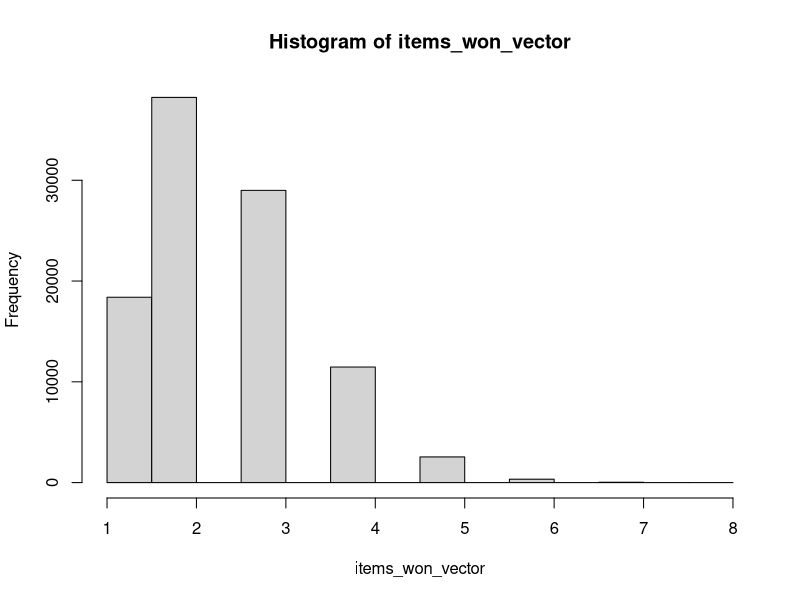

The R script that drew this image:
## ---- chunk 1

knitr::opts_chunk$set(echo = TRUE)

## ---- chunk 2

options(scipen = 999) # Turn off scientific notation
repeats <- 100000

## ---- chunk 3

# Create source data
pinecone <- c(1, rep(0, 7))
card <- c(1, 0)
candle <- c(1, rep(0, 8))
board <- c(1, rep(0, 23))
class <- c(1, rep(0, 20))
gift_card <- c(1, rep(0, 6))
hammer <- c(1, rep(0, 10))
stand <- c(1, rep(0, 36))
cards <- c(1)

# Create a vector to store the number of items won
items_won_vector <- vector("numeric")

# Simulation loop
for(i in 1:repeats){
        
        # Determine if each item was won
        pinecone_won <- sample(pinecone, 1)
        card_won <- sample(card, 1)
        candle_won <- sample(candle, 1)
        board_won <- sum(sample(board, 5, replace = FALSE))
        class_won <- sample(class, 1)
        gift_card_won <- sample(gift_card, 1)
        hammer_won <- sum(sample(hammer, 2, replace = FALSE))
        stand_won <- sum(sample(stand, 4, replace = FALSE))
        cards_won <- sample(cards, 1)

        # Calculate total number of items won
        items_won <- sum(pinecone_won, card_won, 
                         candle_won, board_won, 
                         class_won, gift_card_won, 
                         hammer_won, stand_won, 
                         cards_won)
        
        # Report progress of simulation
        # print(paste0("test: ", i))
        # print(items_won)
        
        # Add number of items won to vector
        items_won_vector[i] <- items_won
        
        # Clean up
        rm(items_won,
                pinecone_won, card_won, 
                candle_won, board_won, 
                class_won, gift_card_won, 
                hammer_won, stand_won, 
                cards_won)
        
        }

## ---- chunk 4

# Summary stats
summary(items_won_vector)

## ---- chunk 5

# Count of number of items won
table(items_won_vector)

## ---- chunk 6

hist(items_won_vector)

## ---- chunk 7

# Percent of number of items won
temp <- table(items_won_vector)
prop.table(temp)

## ---- chunk 8

winProbs <- c(1/8,
              1/2,
              1/9,
              sum(1/24,1/23,1/22,1/21,1/20),
              1/21,
              1/7,
              sum(1/11, 1/10),
              sum(1/37, 1/36, 1/35, 1/34),
              1)

#All combos of 5 from 9
allPossible = combn(9,5)

#Find joint probability of each outcome of 5 ... don't forget probabilities of losing the 4 that are not won.
probs <- sapply(1:dim(allPossible)[2], function(x) prod(winProbs[allPossible[,x]],
                                                        1-winProbs[-allPossible[,x]]))

## ---- chunk 9

sum(probs)

